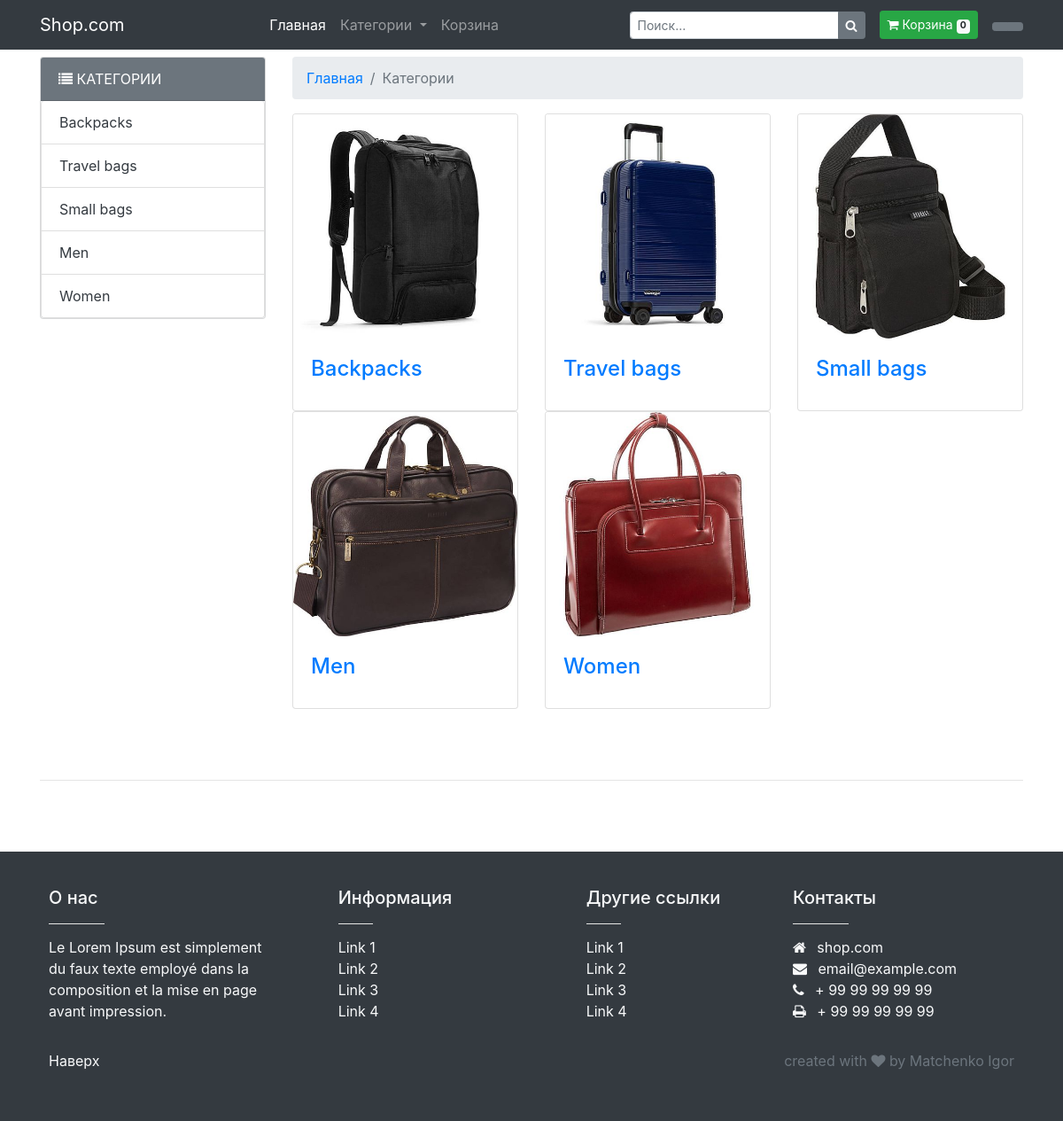
Page /categories/ on the committed database.
### shop/models.py (models this page shows, shortened)
class Category(models.Model):
    title = models.CharField(verbose_name=_('title'), max_length=20)
    is_published = models.BooleanField(verbose_name=_('is_published'), default=True)
    image = models.FileField(verbose_name=_('image'), upload_to='image/cat/')
    class Meta:
        verbose_name = _('category')
        verbose_name_plural = _('categories')

### shop/views.py (the view)
# urls.py: path('categories/', views.categories, name='categories'),
def categories(request):
    context = {}
    paginator = Paginator(Category.objects.filter(is_published=True), 9)
    page = request.GET.get('page')
    context['categories'] = paginator.get_page(page)
    if 'last_product' in request.session:
        context['last_product'] = Goods.objects.get(title=request.session['last_product'])
    context['site_title'] = _('categories')
    return render(request, 'shop/categories.html', context)

### shop/templates/shop/categories.html (shortened to what this page needs)
{% extends 'shop/base.html' %}
{% block content %}
{% load i18n %}
<div class="container">
    <div class="row">
        {% include 'shop/left.html' %}
        <div class="col">
            <nav aria-label="breadcrumb">
                <ol class="breadcrumb">
                  <li class="breadcrumb-item"><a href="{% url 'index' %}">{% trans 'main' %}</a></li>
                  <li class="breadcrumb-item active" aria-current="page">{{site_title}}</li>
              </ol>
          </nav>
          <div class="row">
             {% for category in categories %}
             <div class="col-12 col-md-6 col-lg-4">
                <div class="card">
                    <img class="card-img-top" src="{{category.image.url}}" alt="">
                    <div class="card-body">
                        <h4 class="card-title"><a href="{% url 'category' category=category.id %}" title="View Product">{{category.title}}</a></h4>
                    </div>
                </div>
            </div>
            {% endfor %}
</div>
</div>
</div>
{% endblock %}

### shop/templates/shop/left.html (shortened to what this page needs)
{% load i18n %}
<div class="col-12 col-sm-3">
  <div class="card bg-light mb-3">
    <div class="card-header bg-secondary text-white text-uppercase"><i class="fa fa-list"></i> {% trans 'categories' %}</div>
    <ul class="list-group category_block">
      {% for cat in categories %}
      <li class="list-group-item"><a href="{% url 'category' category=cat.id %}">{{cat.title}}</a></li>
      {% endfor %}
    </ul>
  </div>
</div>

### shop/static/shop/css/newstyle.css (style rules this page uses)
body { color: #5a5a5a; }
.category_block li a { color: #343a40; }

### rows in the picture
Category: title "Backpacks", image (picture)
Category: title "Travel bags", image (picture)
Category: title "Small bags", image (picture)
Category: title "Men", image (picture)
Category: title "Women", image (picture)

### other values in the picture
{{ request.session.cart.product_id|length }} "0"
{{ site_title }} "Категории"
